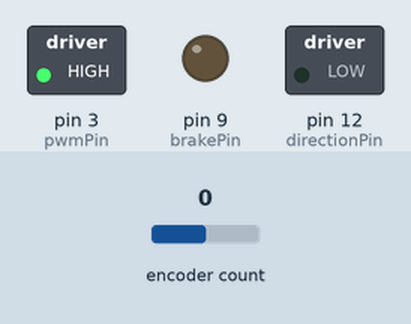
A sketch run on a simulated Arduino Uno, built with avr-gcc and run on an emulated ATmega328P. Shown: switched loads named in the sketch (green lamp = pin HIGH), output pins drawn as LEDs (lit = HIGH). The inputs (shaded band) are chosen by the test bench; at power-on: encoder count 0. What the sketch prints to the serial monitor is not drawn.

Above: at 0.1 s.
Timing chart, 0 to 1.6 s (numbered marks = the images above):
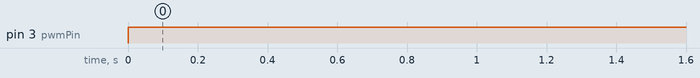

The sketch:

velocity_pid_test.ino
```cpp
//velocity pid parameter determination code
#include <Encoder.h>

#define ENCA 2 // GREEN
#define ENCB 21 // PURPLE

Encoder myEnc(ENCA, ENCB);

//motor parameters
int directionPin = 12;
int pwmPin = 3;
int brakePin = 9;
double volt=0;

//boolean to switch direction
bool direction_default = false;
bool directionState;

//encoder parameters
long pos = 0;

//pid parameters
double pidTerm;
double error;
double last_error;
double angle;
double prev_angle=0;
double error_i=0;
double error_d=0;
double velocity=0;
long prevT = 0;
double control_input=0;

//PID constants
double Kp=2500;
double Ki=1500;
double Kd=50;

//reference
double vel_ref=0.5; //angle per radian (alt sınır 0.035, üst sınır 3.14)
float vel_f=0;
float veln=0;
float vel_fn=0;

void setup() {
  Serial.begin(9600);
  Serial.println("Encoder Reading:");
  pinMode(directionPin, OUTPUT);
  pinMode(pwmPin, OUTPUT);
  pinMode(brakePin, OUTPUT);
}

void loop() {
  //position update
  pos = myEnc.read();

  if(pos*0.0015<-0.5236 && vel_ref<0){
    vel_ref=-vel_ref;
  }

  if(pos*0.0015>0.7854 && vel_ref>0){
    vel_ref=-vel_ref;
  }

  //pid calculation
  PID_calculation();

  //setting motor
  set_motor();

  //communication with PC
  Serial.print(vel_f);
  Serial.print(",");
  Serial.println(vel_ref);
  Serial.print(",");
  delay(1);
}

void set_motor(){
  volt=pidTerm;
  if(volt<0){
    directionState=!direction_default;
  }
  else{
    directionState=direction_default;
    }
  control_input=abs(volt);
  if(control_input>255){
    control_input=255;
  }
  if(control_input<30){
    control_input=0;
    }
  //set the direction
  if(directionState){
    digitalWrite(directionPin, HIGH);
  }
  else{
    digitalWrite(directionPin, LOW);
  }

  //set speed
  analogWrite(pwmPin,control_input);
}


void PID_calculation(){

  angle=(pos*0.0015); //pos to angle (rad)

  // time difference
  long currT = micros();
  float deltaT = ((float) (currT - prevT))/( 1.0e6 );
  prevT = currT;

  //find velocity
  velocity = (angle-prev_angle)/deltaT;
  vel_f=0.910*vel_fn+0.045*velocity+0.045*veln; //15 HZ
  veln=velocity;
  vel_fn=vel_f;
  error=vel_ref-vel_f;

  error_d=(error-last_error)/deltaT;                     //Derivative term
  error_i=error_i+error*deltaT;                          //Integral Term
  pidTerm=(Kp*error)+(Ki*error_i)+(Kd*error_d);          //control signal

  prev_angle=angle;
  last_error=error;
  }
```

Measured:
- by itself, pin 3 (pwmPin): LOW → HIGH at 0.00 s
